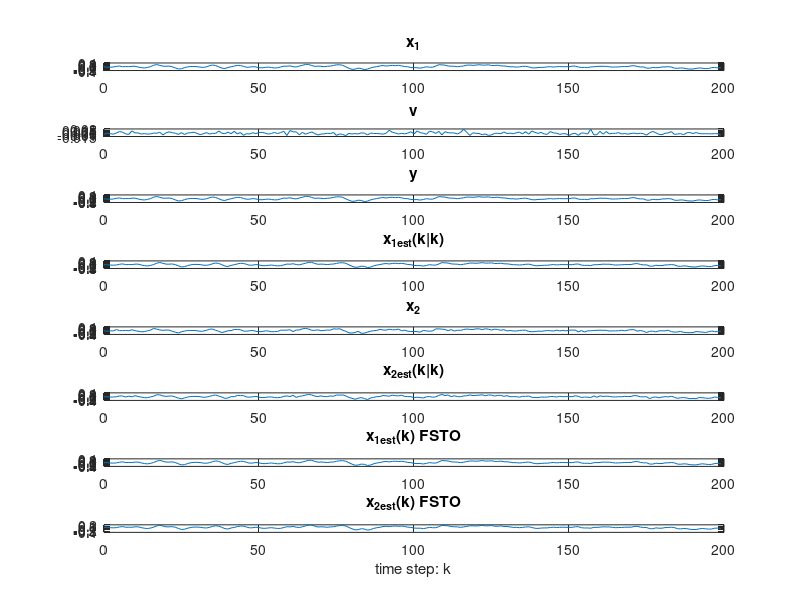
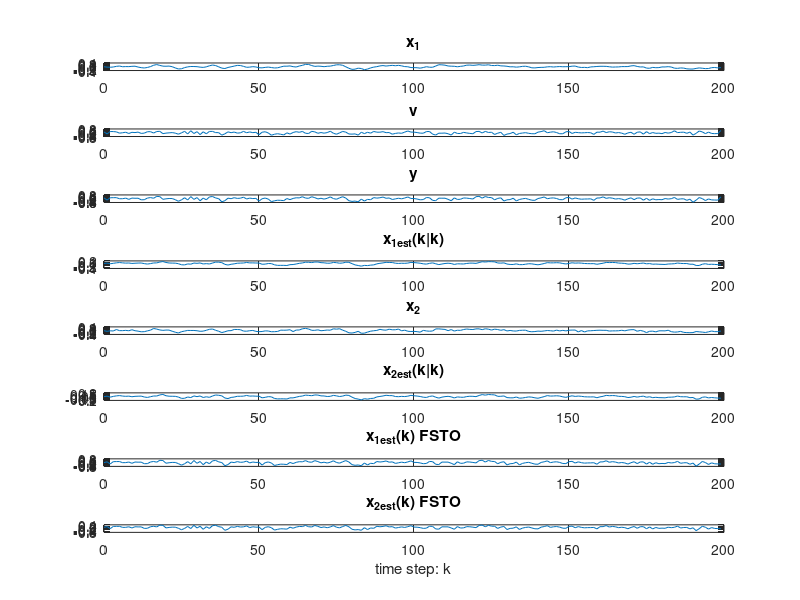
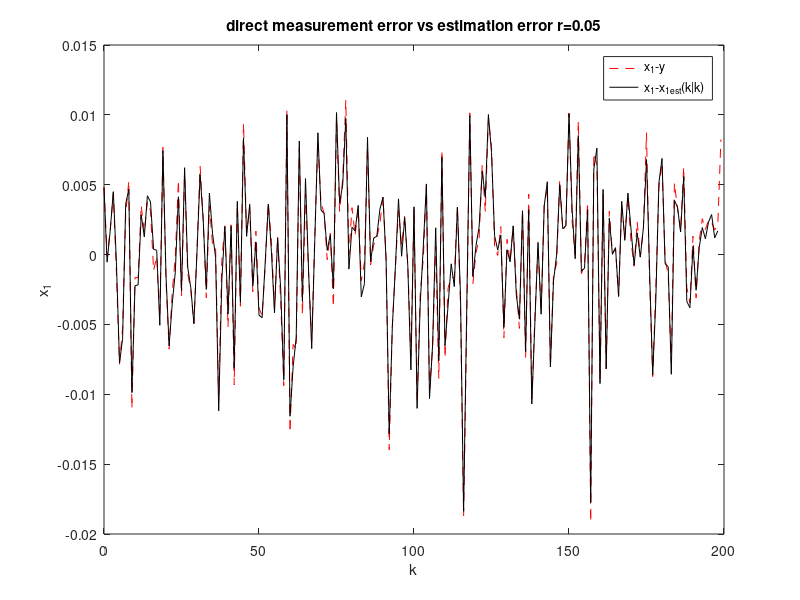
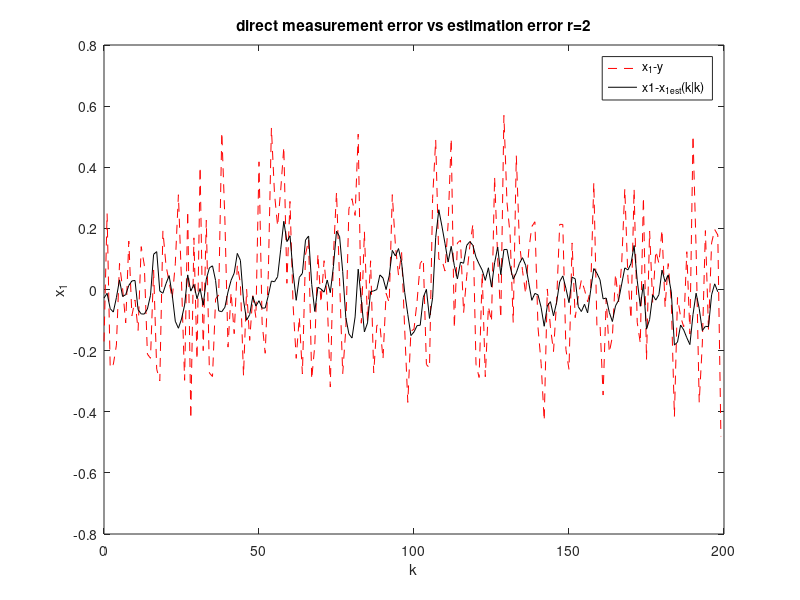

These charts were generated, in order, by the following MATLAB code:
% kf/second_order_kf.m
A=[0 1;0 0.7114];Bw=[0.0384;0.0722];C=[1 0];D=0;
W=1; % input noise variance
r=[0.05 2];

format long;
% solving for Xss
Xss=dlyap(A,Bw*Bw'); % XSS=A*Xss*A'+Bw*Bw'
X11=Xss(1,1);
V1=r(1)^2*X11;
V2=r(2)^2*X11;

% steady-state KF gains and covariances
%    [X,L,G] = DARE(A,B,Q,R,S,E) computes the unique stabilizing
%    G:gain matrix  X:M
%                                       -1
%     E'XE = A'XA - (A'XB + S)(B'XB + R)  (A'XB + S)' + Q
M1=dare(A',C',Bw*W*Bw',V1);
F1=M1*C'/(C*M1*C'+V1);
M2=dare(A',C',Bw*W*Bw',V2);
F2=M2*C'/(C*M2*C'+V2);
Z1=M1-M1*C'/(C*M1*C'+V1)*C*M1;
Z2=M2-M2*C'/(C*M2*C'+V2)*C*M2;

% finite settling time observer not based on least square optimal stochastic estimation
F3=[1;0.7114];
N=200;
w=randn(N,1);
v1=randn(N,1)*(r(1)*sqrt(X11));
v2=randn(N,1)*(r(2)*sqrt(X11));
Ts=1;
t=0:199;

% actual system response
[y0,t0,x]=lsim(ss(A,Bw,C,D,Ts),w,t); % assume E[x]=0
y1=y0+v1;
y2=y0+v2;

% Kalman Filter simulation
Akf1=[0 1-F1(1); 0 0.7114-F1(2)];
Bkf1=F1;
[y_kf1,t1,x_kf1]=lsim(ss(Akf1,Bkf1,C,D,Ts),y1,t);
Akf2=[0 1-F2(1); 0 0.7114-F2(2)];
Bkf2=F2;
[y_kf2,t2,x_kf2]=lsim(ss(Akf2,Bkf2,C,D,Ts),y2,t);

% finite settling time observer simulation
Afsto=[0 1-F3(1); 0 0.7114-F3(2)];
Bfsto=F3;
[y_fsto1,t3,x_fsto1]=lsim(ss(Afsto,Bfsto,C,D,Ts),y1,t);
[y_fsto2,t4,x_fsto2]=lsim(ss(Afsto,Bfsto,C,D,Ts),y2,t);

% estimation error covariance matrix from the time average
Zss1_t=zeros(2,2);
Zss1_t(1,1)=((x(1:end-1,1)-x_kf1(2:end,1))'*(x(1:end-1,1)-x_kf1(2:end,1)))/(N-1);
Zss1_t(1,2)=((x(1:end-1,1)-x_kf1(2:end,1))'*(x(1:end-1,2)-x_kf1(2:end,2)))/(N-1);
Zss1_t(2,1)=Zss1_t(1,2);
Zss1_t(2,2)=((x(1:end-1,2)-x_kf1(2:end,2))'*(x(1:end-1,2)-x_kf1(2:end,2)))/(N-1);

Zss2_t=zeros(2,2);
Zss2_t(1,1)=((x(1:end-1,1)-x_kf2(2:end,1))'*(x(1:end-1,1)-x_kf2(2:end,1)))/(N-1);
Zss2_t(1,2)=((x(1:end-1,1)-x_kf2(2:end,1))'*(x(1:end-1,2)-x_kf2(2:end,2)))/(N-1);
Zss2_t(2,1)=Zss2_t(1,2);
Zss2_t(2,2)=((x(1:end-1,2)-x_kf2(2:end,2))'*(x(1:end-1,2)-x_kf2(2:end,2)))/(N-1);

figure;m=8;
subplot(m,1,1);plot(t0,x(:,1));title('x_1');
subplot(m,1,2);plot(t0,v1);title('v');
subplot(m,1,3);plot(t0,y1);title('y');
subplot(m,1,4);plot(t1,x_kf1(:,1));title('x_1_e_s_t(k|k)');
subplot(m,1,5);plot(t0,x(:,2));title('x_2');
subplot(m,1,6);plot(t1,x_kf1(:,2));title('x_2_e_s_t(k|k)');
subplot(m,1,7);plot(t1,x_fsto1(:,1));title('x_1_e_s_t(k) FSTO');
subplot(m,1,8);plot(t1,x_fsto1(:,2));title('x_2_e_s_t(k) FSTO');
xlabel 'time step: k'

figure;
subplot(m,1,1);plot(t0,x(:,1));title('x_1');
subplot(m,1,2);plot(t0,v2);title('v');
subplot(m,1,3);plot(t0,y2);title('y');
subplot(m,1,4);plot(t2,x_kf2(:,1));title('x_1_e_s_t(k|k)');
subplot(m,1,5);plot(t0,x(:,2));title('x_2');
subplot(m,1,6);plot(t2,x_kf2(:,2));title('x_2_e_s_t(k|k)');
subplot(m,1,7);plot(t1,x_fsto2(:,1));title('x_1_e_s_t(k) FSTO');
subplot(m,1,8);plot(t1,x_fsto2(:,2));title('x_2_e_s_t(k) FSTO');
xlabel 'time step: k'

% comparison of the direct output measurement with the KF
figure
plot(t0,x(:,1)-y1,'r--',t1(1:end-1),x(1:end-1,1)-x_kf1(2:(end),1),'k');% note the index of x(k|k); the KF is one-step delayed
legend('x_1-y','x_1-x_1_e_s_t(k|k)');title(['direct measurement error vs estimation error r=',num2str(r(1))]);
xlabel 'k'; ylabel 'x_1'
figure
plot(t0,x(:,1)-y2,'r--',t2(1:end-1),x(1:end-1,1)-x_kf2(2:end,1),'k');
legend('x_1-y','x1-x_1_e_s_t(k|k)');title(['direct measurement error vs estimation error r=',num2str(r(2))]);
xlabel 'k'; ylabel 'x_1'

% comparison of the finite settleing time observer with the KF
figure
plot(t0(1:end-1),x(1:end-1,2)-x_fsto1(2:end,2),'r--',t1(1:end-1),x(1:end-1,2)-x_kf1(2:(end),2),'k');
legend('FSTO','KF');title(['estimation error of the second state; r=',num2str(r(1))]);
xlabel 'k'; ylabel 'x_2'
figure
plot(t0(1:end-1),x(1:end-1,2)-x_fsto2(2:end,2),'r--',t2(1:end-1),x(1:end-1,2)-x_kf2(2:end,2),'k');
legend('FSTO','KF');title(['estimation error of the second state; r=',num2str(r(2))]);
xlabel 'k'; ylabel 'x_2'
